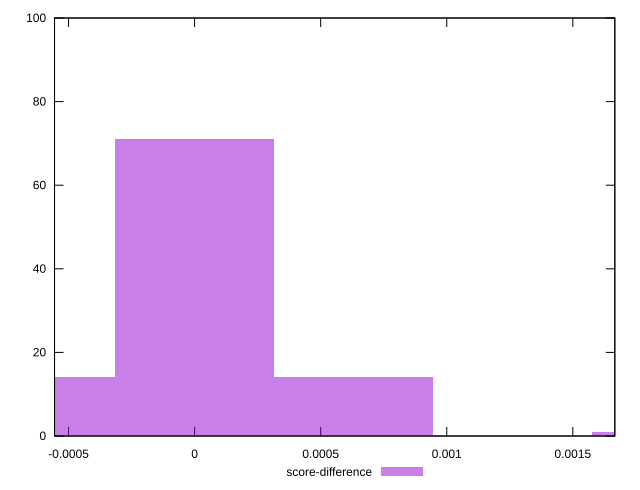

Source code (gnuplot):
reset

$scoreDifference <<EOF
0 71
0.0018932133067854282 1
-0.0006310711022618093 14
0.0006310711022618093 14
EOF

set key outside below
set boxwidth 0.0006310711022618093
set xrange [-0.0005555555555555314:0.0016666666666665941]
set yrange [0:100]
set trange [0:100]
set style fill transparent solid 0.5 noborder
set terminal svg size 640, 490 enhanced background rgb 'white'
set output "report_00008_2021-01-22T20:58:29.167/uses-rel-preload/samples/pages+cached/score-difference/histogram.svg"

plot $scoreDifference title "score-difference" with boxes

reset
